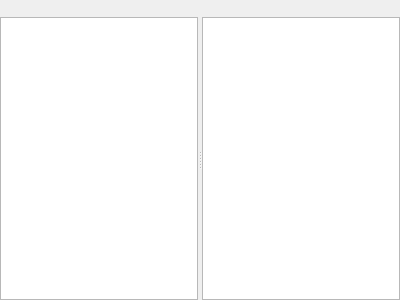
<?xml version="1.0" encoding="UTF-8"?>
<ui version="4.0">
    <class>DicomView</class>
    <widget class="QWidget" name="DicomView">
        <property name="geometry">
            <rect>
                <x>0</x>
                <y>0</y>
                <width>400</width>
                <height>300</height>
            </rect>
        </property>
        <layout class="QVBoxLayout" name="verticalLayout" stretch="0,1,0">
            <property name="spacing">
                <number>0</number>
            </property>
            <property name="leftMargin">
                <number>0</number>
            </property>
            <property name="topMargin">
                <number>0</number>
            </property>
            <property name="rightMargin">
                <number>0</number>
            </property>
            <property name="bottomMargin">
                <number>0</number>
            </property>
            <item>
                <widget class="SokarUi::DicomToolBar" name="toolbar"/>
            </item>
            <item>
                <widget class="QSplitter" name="splitter">
                    <property name="orientation">
                        <enum>Qt::Horizontal</enum>
                    </property>
                    <widget class="Sokar::DicomGraphics" name="graphicsView"/>
                    <widget class="Sokar::FrameChooser" name="frameChooser">
                        <property name="minimumSize">
                            <size>
                                <width>45</width>
                                <height>0</height>
                            </size>
                        </property>
                        <property name="maximumSize">
                            <size>
                                <width>260</width>
                                <height>16777215</height>
                            </size>
                        </property>
                        <property name="widgetResizable" stdset="0">
                            <bool>true</bool>
                        </property>
                    </widget>
                </widget>
            </item>
            <item>
                <widget class="Sokar::MovieBar" name="movieBar" native="true"/>
            </item>
        </layout>
    </widget>
    <customwidgets>
        <customwidget>
            <class>Sokar::DicomGraphics</class>
            <extends>QGraphicsView</extends>
            <header>dicomview/graphics.h</header>
        </customwidget>
        <customwidget>
            <class>SokarUi::DicomToolBar</class>
            <extends>QToolBar</extends>
            <header>SokarUi/DicomToolBar.hpp</header>
        </customwidget>
        <customwidget>
            <class>Sokar::FrameChooser</class>
            <extends>QListWidget</extends>S
            <header>dicomview/framechooser.h</header>
        </customwidget>
        <customwidget>
            <class>Sokar::MovieBar</class>
            <extends>QWidget</extends>
            <header>dicomview/moviebar.h</header>
        </customwidget>
    </customwidgets>
    <resources/>
    <connections/>
</ui>
